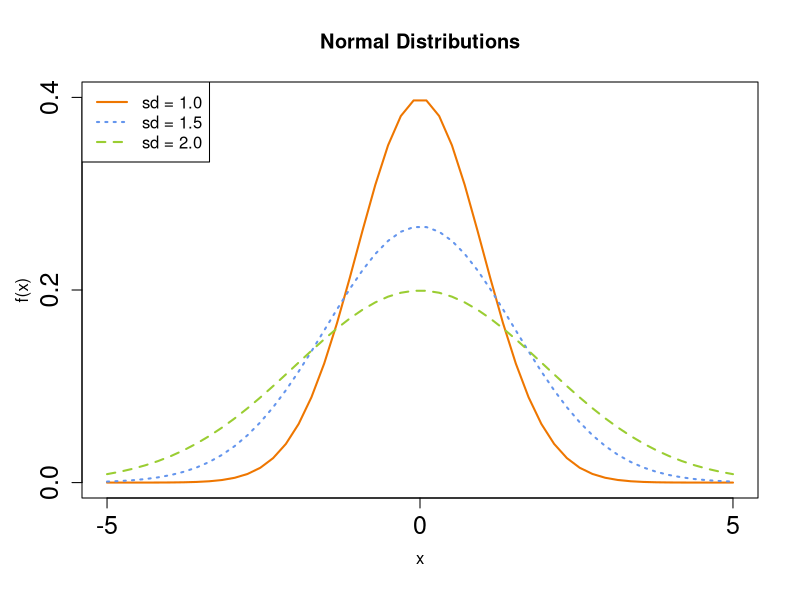

Generate this figure with R:
############################
# Stat 330: Classwork      #
# Date: 10/20/2022         #
# Name: Abby Ramos Cortez  #
############################


f.norm <- function(x,mu=0,sigma=1){
res <- (1/sqrt(2*pi*sigma^2))*exp(-(x-mu)^2/(2*sigma^2))
return(res)
}

x <- seq(-5,5,length.out=50)
y1 <- f.norm(x)
y1

y2 <- f.norm(x,sigma=1.5)
y2

y3 <- f.norm(x,sigma=2)
y3

plot(x,y1,type='n',xlab='',ylab='',xaxt = 'n', yaxt ='n',
     xlim = c(-5,5),ylim = c(0,0.4))
title('Normal Distributions',cex = 1.4)
lines(x,y1,col='darkorange2',lty='solid',lwd=2)
lines(x,y2,col='cornflowerblue',lty='dotted',lwd=2)
lines(x,y3,col='yellowgreen',lty='dashed',lwd=2)
axis(1,at=c(-5,0,5),cex.axis=1.5)
axis(2,at=c(0.0,0.2,0.4),cex.axis=1.5)
mtext('x',side=1,cex=1,line=2.5)
mtext('f(x)',side=2,cex=1,line=2.5)
legend(x='topleft',legend=c('sd = 1.0','sd = 1.5','sd = 2.0'),
       lty = c('solid','dotted','dashed'),col = c('darkorange2','cornflowerblue','yellowgreen'),lwd = 2)



